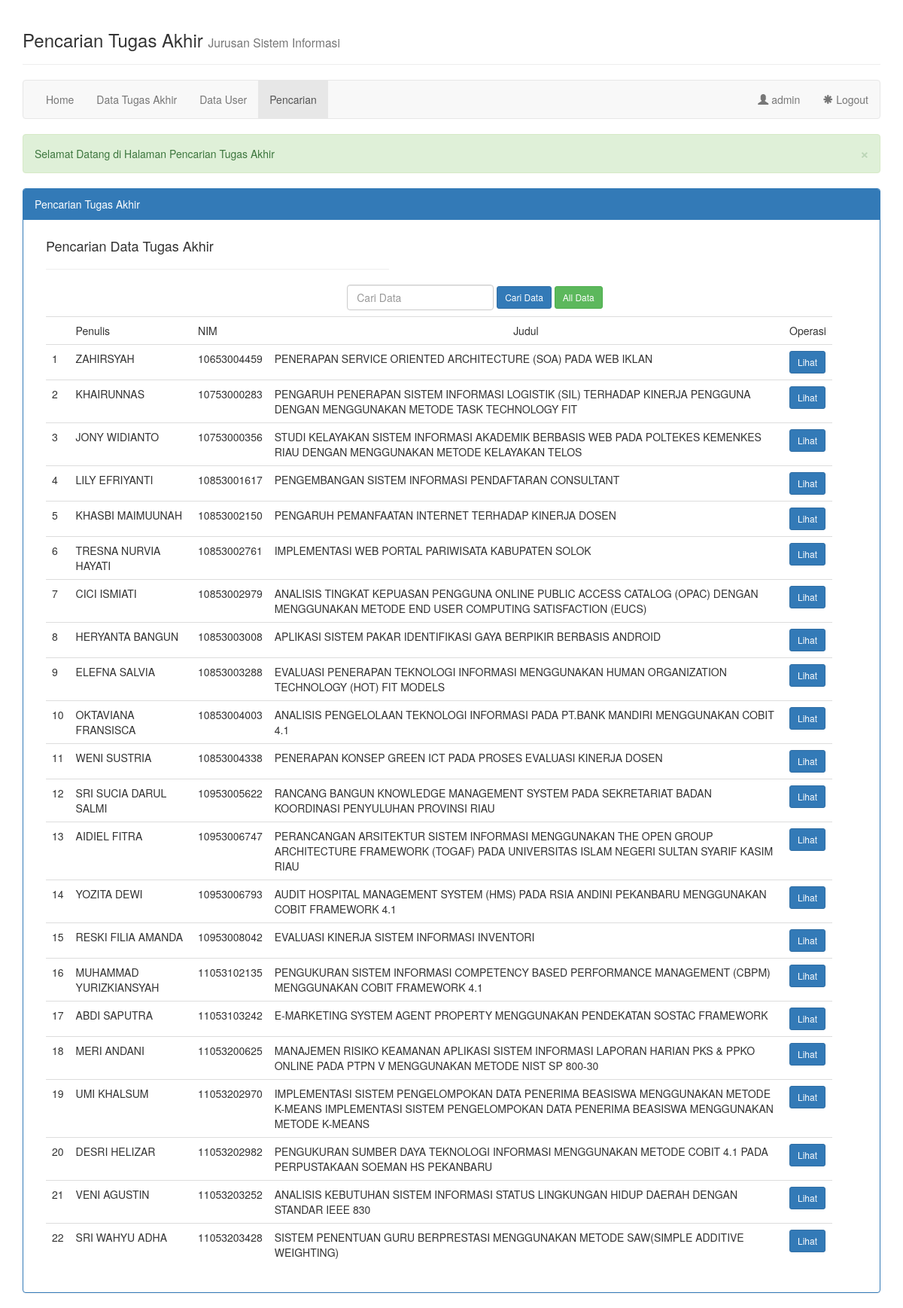
The app's page /tugasakhir/admin/pencarian3.php (signed in) with its own data.
### tables this page shows
CREATE TABLE IF NOT EXISTS `data_ta` (
  `nim` bigint(13) NOT NULL,
  `penulis` varchar(50) NOT NULL,
  `judul` varchar(255) NOT NULL,
  `pembimbing_1` varchar(50) NOT NULL,
  `pembimbing_2` varchar(50) DEFAULT NULL,
  `penguji_1` varchar(50) NOT NULL,
  `penguji_2` varchar(50) NOT NULL,
  `sidang` date NOT NULL,
  `wisuda` varchar(20) NOT NULL,
  `file` varchar(100) NOT NULL,
  PRIMARY KEY (`nim`)
);

### tugasakhir/admin/pencarian3.php (the view, shortened to what this page needs)
<?php
    if (empty($_SESSION['username']))
    {
      header('location:../index.html');
    }
      else
      {
?>
<!DOCTYPE html>
<html lang="en">
  <head>
    <link href="css/bootstrap.min.css" rel="stylesheet">
  </head>
  <body>
    <div class="container">
    <div class="page-header">
      <h3>Pencarian Tugas Akhir <small>Jurusan Sistem Informasi</small></h3>
    </div>
    <nav class="navbar navbar-default" role="navigation">
    <div class="collapse navbar-collapse" id="bs-example-navbar-collapse-1">
      <ul class="nav navbar-nav">
          <li><a href="../admin/index.php">Home</a></li>
          <li><a href="../admin/data_ta.php">Data Tugas Akhir</a></li>
          <li><a href="../admin/data_user.php">Data User</a></li>
          <li  class="active"><a href="../admin/pencarian.php">Pencarian</a></li>
      </ul>
      <ul class="nav navbar-nav navbar-right">
          <li><a href="../admin/profil.php" class="active"><span class="glyphicon glyphicon-user"></span>
                  <?php echo $_SESSION['nama_lengkap']; ?></a></li>
          <li><a href="../logout.php" class="active"><span class="glyphicon glyphicon-asterisk"></span>
                  <onclick="return confirm('Apakah anda akan keluar?');">Logout</a></li>
      </ul>
    </div>
  </nav>
  <div class="alert alert-success alert-dismissable">
            <button type="button" class="close" data-dismiss="alert" aria-hidden="true">&times;</button>
             Selamat Datang di Halaman Pencarian Tugas Akhir
          </div>
  <div class="panel panel-primary">
    <div class="panel-heading"> Pencarian Tugas Akhir </div>
      <div class="panel-body" >
        <div class="container">
          <h4>Pencarian Data Tugas Akhir</h4><hr width="40%" align="left">
            <div align="center">
            <form action="pencarian.php" method="POST" class="navbar-form" role="search">
              <div class="form-group" >
                <input type='text' placeholder='Cari Data ' name='cari' class='form-control'>
              </div>
                <input type='submit' value='Cari Data' class='btn btn-sm btn-primary'> <a href='pencarian.php' class='btn btn-sm btn-success' > All Data</a>
            </form>
            </div>
            <div class="col-md-11">
              <table class="table table-hover">
                <th >
                  <td>Penulis</td>
                  <td>NIM</td>
                  <td align="center">Judul</td>
                  <td>Operasi</td>
                </th>
                <?php
                  $query="select * from data_ta";
                        $result=mysql_query($query) or die(mysql_error());
                        $no=1;
                        while($data=mysql_fetch_array($result))
                        {?>
                      <tr>
                        <td><?php   echo $no?></td>
                        <td><?php   echo $data['penulis'];?></td>
                        <td><?php   echo $data['nim'];?></td>
                        <td><?php   echo $data['judul'];?></td>
                        <td>
                          <a class="btn btn-sm btn-primary" href="lihat_pencarian.php?nim=<?php echo $data['nim'];?>"><i class="fa fa-wrench"></i> Lihat</a>
                        </td>
                      </tr>
                      <?php $no++; }?>
              </table>
            </div>
        </div>
      </div>
    </div>
  </div>
</body>
</html>
<?php } ?>

### records on screen
data_ta: penulis "ZAHIRSYAH", nim "10653004459", judul "PENERAPAN SERVICE ORIENTED ARCHITECTURE (SOA) PADA WEB IKLAN"
data_ta: penulis "KHAIRUNNAS", nim "10753000283", judul "PENGARUH PENERAPAN SISTEM INFORMASI LOGISTIK (SIL) TERHADAP KINERJA PENGGUNA DENGAN MENGGUNAKAN METODE TASK TECHNOLOGY FIT"
data_ta: penulis "JONY WIDIANTO", nim "10753000356", judul "STUDI KELAYAKAN SISTEM INFORMASI AKADEMIK BERBASIS WEB PADA POLTEKES KEMENKES RIAU DENGAN MENGGUNAKAN METODE KELAYAKAN TELOS"
data_ta: penulis "LILY EFRIYANTI", nim "10853001617", judul "PENGEMBANGAN SISTEM INFORMASI PENDAFTARAN CONSULTANT"
data_ta: penulis "KHASBI MAIMUUNAH", nim "10853002150", judul "PENGARUH PEMANFAATAN INTERNET TERHADAP KINERJA DOSEN"
data_ta: penulis "TRESNA NURVIA HAYATI", nim "10853002761", judul "IMPLEMENTASI WEB PORTAL PARIWISATA KABUPATEN SOLOK"
data_ta: penulis "CICI ISMIATI", nim "10853002979", judul "ANALISIS TINGKAT KEPUASAN PENGGUNA ONLINE PUBLIC ACCESS CATALOG (OPAC) DENGAN MENGGUNAKAN METODE END USER COMPUTING SATISFACTION (EUCS)"
data_ta: penulis "HERYANTA BANGUN", nim "10853003008", judul "APLIKASI SISTEM PAKAR IDENTIFIKASI GAYA BERPIKIR BERBASIS ANDROID"
data_ta: penulis "ELEFNA SALVIA", nim "10853003288", judul "EVALUASI PENERAPAN TEKNOLOGI INFORMASI MENGGUNAKAN HUMAN ORGANIZATION TECHNOLOGY (HOT) FIT MODELS"
data_ta: penulis "OKTAVIANA FRANSISCA", nim "10853004003", judul "ANALISIS PENGELOLAAN TEKNOLOGI INFORMASI PADA PT.BANK MANDIRI MENGGUNAKAN COBIT 4.1"
data_ta: penulis "WENI SUSTRIA", nim "10853004338", judul "PENERAPAN KONSEP GREEN ICT PADA PROSES EVALUASI KINERJA DOSEN"
data_ta: penulis "SRI SUCIA DARUL SALMI", nim "10953005622", judul "RANCANG BANGUN KNOWLEDGE MANAGEMENT SYSTEM PADA SEKRETARIAT BADAN KOORDINASI PENYULUHAN PROVINSI RIAU"
data_ta: penulis "AIDIEL FITRA", nim "10953006747", judul "PERANCANGAN ARSITEKTUR SISTEM INFORMASI MENGGUNAKAN THE OPEN GROUP ARCHITECTURE FRAMEWORK (TOGAF) PADA UNIVERSITAS ISLAM NEGERI SULTAN SYARIF KASIM RIAU"
data_ta: penulis "YOZITA DEWI", nim "10953006793", judul "AUDIT HOSPITAL MANAGEMENT SYSTEM (HMS) PADA RSIA ANDINI PEKANBARU MENGGUNAKAN COBIT FRAMEWORK 4.1"
data_ta: penulis "RESKI FILIA AMANDA", nim "10953008042", judul "EVALUASI KINERJA SISTEM INFORMASI INVENTORI"
data_ta: penulis "MUHAMMAD YURIZKIANSYAH", nim "11053102135", judul "PENGUKURAN SISTEM INFORMASI COMPETENCY BASED PERFORMANCE MANAGEMENT (CBPM) MENGGUNAKAN COBIT FRAMEWORK 4.1"
data_ta: penulis "ABDI SAPUTRA", nim "11053103242", judul "E-MARKETING SYSTEM AGENT PROPERTY MENGGUNAKAN PENDEKATAN SOSTAC FRAMEWORK"
data_ta: penulis "MERI ANDANI", nim "11053200625", judul "MANAJEMEN RISIKO KEAMANAN APLIKASI SISTEM INFORMASI LAPORAN HARIAN PKS & PPKO ONLINE PADA PTPN V MENGGUNAKAN METODE NIST SP 800-30"
data_ta: penulis "UMI KHALSUM", nim "11053202970", judul "IMPLEMENTASI SISTEM PENGELOMPOKAN DATA PENERIMA BEASISWA MENGGUNAKAN METODE K-MEANS IMPLEMENTASI SISTEM PENGELOMPOKAN DATA PENERIMA BEASISWA MENGGUNAKAN METODE K-MEANS"
data_ta: penulis "DESRI HELIZAR", nim "11053202982", judul "PENGUKURAN SUMBER DAYA TEKNOLOGI INFORMASI MENGGUNAKAN METODE COBIT 4.1 PADA PERPUSTAKAAN SOEMAN HS PEKANBARU"
data_ta: penulis "VENI AGUSTIN", nim "11053203252", judul "ANALISIS KEBUTUHAN SISTEM INFORMASI STATUS LINGKUNGAN HIDUP DAERAH DENGAN STANDAR IEEE 830"
data_ta: penulis "SRI WAHYU ADHA", nim "11053203428", judul "SISTEM PENENTUAN GURU BERPRESTASI MENGGUNAKAN METODE SAW(SIMPLE ADDITIVE WEIGHTING)"

### other values on screen
$_SESSION['nama_lengkap'] "admin"
